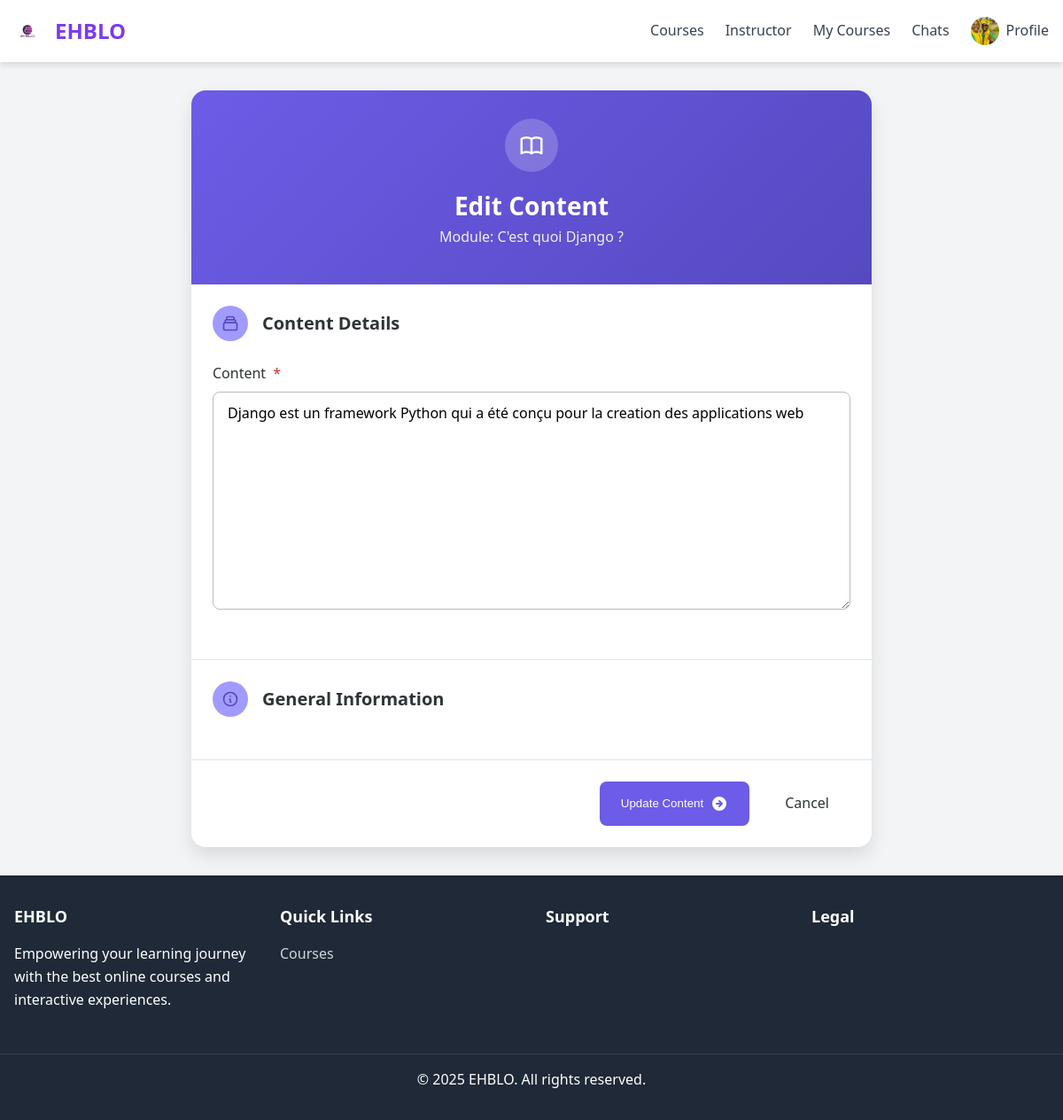
Page /courses/7/content/6/edit/textcontent/ (signed in) on the committed database.
### users/models.py (models this page shows, shortened)
class CustomUser(AbstractUser):
    USER_TYPE_CHOICES = (
        ('student', 'Student'),
        ('teacher', 'Teacher'),
        ('admin', 'Administrator'),
    )
    PEDAGOGIC_LEVEL_CHOICES = (
        ('primaire', 'Prinmaire'),
        ('secondaire', 'Secondaire'),
        ('universitaire', 'Universitaire'),
        ('personnel', 'Personnel'),
    )
    GENDER_CHOICES = (
        ('M', 'Male'),
        ('F', 'Female'),
        ('O', 'Other'),
    )
    user_type = models.CharField(max_length=20, choices=USER_TYPE_CHOICES, default='student')
    pedagogic_level = models.CharField(max_length=20, choices=PEDAGOGIC_LEVEL_CHOICES)
    bio = models.TextField(blank=True)
    profile_picture = models.ImageField(upload_to='profile_pics/', blank=True)
    phone_number = models.CharField(max_length=20, blank=True)
    country = models.CharField(max_length=100, blank=True)
    interests = models.ManyToManyField(Subject, blank=True)
    gender = models.CharField(max_length=1, choices=GENDER_CHOICES, blank=True)
    birth_date = models.DateField(null=True, blank=True)

### courses/models.py (models this page shows, shortened)
class Module(models.Model):
    course = models.ForeignKey(Course,
                               on_delete=models.CASCADE,
                               related_name='modules')
    title = models.CharField(max_length=250)
    description = models.TextField(blank=True)
    order = models.PositiveIntegerField(default=0, blank=True, null=True)
    class Meta:
        ordering = ('order',)
        unique_together = ('course', 'title')

class TextContent(models.Model):
    content = models.TextField()
    class Meta:
        verbose_name_plural = "Text Contents"

### courses/views.py (the view, shortened to what this page needs)
# urls.py: path('<int:module_id>/content/<int:pk>/edit/<str:model_name>/', views.ContentCreateUpdateView.as_view(), name='module_content_update'),
class ContentCreateUpdateView(LoginRequiredMixin, InstructorRequiredMixin, View):
    template_name = 'courses/content_form.html'
    def get_content_model(self, model_name):
        try:
            return apps.get_model('courses', model_name.capitalize())
        except LookupError:
            raise Http404(f"Content type '{model_name}' not found.")
    def get_content_form(self, model_name, *args, **kwargs):
        content_model = self.get_content_model(model_name)
        if content_model == TextContent:
            return TextContentForm(*args, **kwargs)
        elif content_model == VideoContent:
            return VideoContentForm(*args, **kwargs)
        elif content_model == ImageContent:
            return ImageContentForm(*args, **kwargs)
        elif content_model == FileContent:
            return FileContentForm(*args, **kwargs)
        return None # Should not happen if model_name is valid
    def get_object(self, content_id):
        return get_object_or_404(Content, id=content_id)
    def get(self, request, module_id, model_name, pk=None): # pk is for content_id
        module = get_object_or_404(Module, id=module_id, course__instructor=request.user)
        content_item = None
        form = None
        content_obj = None
        if pk: # If updating existing content
            content_obj = self.get_object(pk)
            if content_obj.module != module:
                raise Http404("Content does not belong to this module.")
            content_item = content_obj.item # Get the actual TextContent, VideoContent etc. object
            form = self.get_content_form(model_name, instance=content_item)
            content_meta_form = ContentForm(instance=content_obj) # Form for general Content model fields
        else: # If creating new content
            form = self.get_content_form(model_name)
            content_meta_form = ContentForm()
        if form is None:
            raise Http404(f"Invalid content type: {model_name}")
        context = {
            'module': module,
            'form': form,
            'content_meta_form': content_meta_form,
            'model_name': model_name,
            'content_obj': content_obj, # The Content instance
        }
        return render(request, self.template_name, context)

### courses/forms.py
class TextContentForm(forms.ModelForm):
    class Meta:
        model = TextContent
        fields = ['content']
        widgets = {
            'content': forms.Textarea(attrs={'rows': 10, 'class': 'w-full p-2 border border-gray-300 rounded-md focus:ring-purple-500 focus:border-purple-500'}),
        }

class ContentForm(forms.ModelForm):
    class Meta:
        model = Content
        fields = ['title', 'order']
        widgets = {
            'title': forms.TextInput(attrs={'class': 'w-full p-2 border border-gray-300 rounded-md focus:ring-purple-500 focus:border-purple-500'}),
            'order': forms.NumberInput(attrs={'min': 0, 'class': 'w-full p-2 border border-gray-300 rounded-md focus:ring-purple-500 focus:border-purple-500'}),
        }

### courses/views.py (called while the page is built)
    def test_func(self):
        return self.request.user.is_authenticated and self.request.user.user_type == 'instructor'

### courses/templates/courses/content_form.html (shortened to what this page needs)
{% extends "base.html" %}
{% load static %}
{% block content %}
<div class="form-container">
    <div class="form-card animated fadeIn">
        <div class="form-header">
            <div class="form-icon pulse">
            </div>
            <h2 class="form-title slideInDown">
                {% if content_obj %}Edit Content{% else %}Add {{ model_name|title }} Content{% endif %}
                <span>Module: {{ module.title }}</span>
            </h2>
        </div>
        <form method="post" enctype="multipart/form-data" class="content-form">
            <div class="form-section slideInRight">
                <div class="section-header">
                    <div class="section-icon">
                        <svg viewBox="0 0 24 24" fill="none" stroke="currentColor">
                            <path stroke-linecap="round" stroke-linejoin="round" stroke-width="2" d="M19 11H5m14 0a2 2 0 012 2v6a2 2 0 01-2 2H5a2 2 0 01-2-2v-6a2 2 0 012-2m14 0V9a2 2 0 00-2-2M5 11V9a2 2 0 012-2m0 0V5a2 2 0 012-2h6a2 2 0 012 2v2M7 7h10"></path>
                        </svg>
                    </div>
                    <h3>Content Details</h3>
                </div>
                {% for field in form %}
                <div class="form-group">
                    <label for="{{ field.id_for_label }}">
                        {{ field.label }}
                        {% if field.field.required %}<span class="required">*</span>{% endif %}
                    </label>
                    {% if field.name == 'image' or field.name == 'file' %}
                    <div class="file-upload-wrapper" data-type="{{ field.name }}">
                        {{ field }}
                        <div class="file-upload-area">
                            <svg class="upload-icon" viewBox="0 0 24 24" fill="none" stroke="currentColor">
                                <path stroke-linecap="round" stroke-linejoin="round" stroke-width="2" d="M7 16a4 4 0 01-.88-7.903A5 5 0 1115.9 6L16 6a5 5 0 011 9.9M15 13l-3-3m0 0l-3 3m3-3v12"></path>
                            </svg>
                            <p>Drag & drop your file here or click to browse</p>
                            <small>Max file size: 10MB</small>
                        </div>
                        <div class="file-preview"></div>
                    </div>
                    {% else %}
                        {{ field }}
                    {% endif %}
                </div>
                {% endfor %}
            </div>
            <div class="form-section slideInLeft">
                <div class="section-header">
                    <div class="section-icon">
                        <svg viewBox="0 0 24 24" fill="none" stroke="currentColor">
                            <path stroke-linecap="round" stroke-linejoin="round" stroke-width="2" d="M13 16h-1v-4h-1m1-4h.01M21 12a9 9 0 11-18 0 9 9 0 0118 0z"></path>
                        </svg>
                    </div>
                    <h3>General Information</h3>
                </div>
            </div>
            <div class="form-actions">
                <button type="submit" class="submit-btn pulse-on-hover">
                    {% if content_obj %}Update Content{% else %}Add Content{% endif %}
                    <svg viewBox="0 0 20 20" fill="currentColor">
                        <path fill-rule="evenodd" d="M10 18a8 8 0 100-16 8 8 0 000 16zm3.707-8.707l-3-3a1 1 0 00-1.414 1.414L10.586 9H7a1 1 0 100 2h3.586l-1.293 1.293a1 1 0 101.414 1.414l3-3a1 1 0 000-1.414z" clip-rule="evenodd"></path>
                    </svg>
                </button>
                <a href="{% url 'course_detail' module.course.pk module.course.slug %}" class="cancel-btn">
                    Cancel
                </a>
            </div>
        </form>
    </div>
</div>
{% endblock %}

### templates/base.html (shortened to what this page needs)
<!DOCTYPE html>
<html lang="en">
<head>
    <link rel="stylesheet" href="https://cdnjs.cloudflare.com/ajax/libs/font-awesome/6.0.0/css/all.min.css">
</head>
<body>
    <nav class="desktop-nav">
        <div class="logo-container">
            <img src="/static/images/logo.png" alt="EHBLO Logo" class="logo-img">
            EHBLO
        </div>
        <div class="nav-links">
            <a href="/" class="nav-link">Courses</a>
            {% if user.is_authenticated %}
                {% if user.user_type == 'instructor' %}
                    <a href="{% url 'instructor_dashboard' %}" class="nav-link">Instructor</a>
                {% endif %}
                <a href="{% url 'my_courses' %}" class="nav-link">My Courses</a>
                <a href="{% url 'my_chats' %}" class="nav-link">Chats</a>
                <div class="profile-container">
                    <div class="profile-toggle">
                        {% if user.profile_picture %}
                            <img src="{{ user.profile_picture.url }}" alt="Profile" class="profile-img">
                        {% else %}
                            <div class="profile-default">U</div>
                        {% endif %}
                        <span>Profile</span>
                    </div>
                </div>
            {% else %}
                <a href="{% url 'login' %}" class="nav-link">Login</a>
                <a href="{% url 'signup' %}" class="btn btn-primary">Sign Up</a>
            {% endif %}
        </div>
    </nav>
    <main class="container">
        {% block content %}
        {% endblock %}
    </main>
    <footer>
        <div class="footer-grid">
            <div class="footer-section">
                <h3>EHBLO</h3>
                <p>Empowering your learning journey with the best online courses and interactive experiences.</p>
            </div>
            <div class="footer-section">
                <h3>Quick Links</h3>
                <ul class="footer-links">
                    <li><a href="{% url 'my_courses' %}">Courses</a></li>
                </ul>
            </div>
            <div class="footer-section">
                <h3>Support</h3>
            </div>
            <div class="footer-section">
                <h3>Legal</h3>
            </div>
        </div>
        <div class="footer-copyright">
            <p>&copy; {% now "Y" %} EHBLO. All rights reserved.</p>
        </div>
    </footer>
</body>
</html>

### templates/base.html (style rules this page uses)
:root { --primary-color: #7c3aed; --primary-hover: #6d28d9; --secondary-color: #f3f4f6; --text-color: #374151; --text-light: #6b7280; --white: #ffffff; --danger: #dc2626; --danger-hover: #b91c1c; --success: #10b981; --warning: #f59e0b; --info: #3b82f6; --shadow: 0 4px 6px rgba(0, 0, 0, 0.1); --shadow-md: 0 6px 12px rgba(0, 0, 0, 0.15); --rounded: 0.5rem; --rounded-full: 9999px; }
* { margin: 0; padding: 0; box-sizing: border-box; }
body { font-family: 'Segoe UI', Tahoma, Geneva, Verdana, sans-serif; color: var(--text-color); background-color: var(--secondary-color); display: flex; flex-direction: column; min-height: 100vh; line-height: 1.6; }
a { text-decoration: none; color: inherit; }
img { max-width: 100%; height: auto; }
.container { width: 100%; max-width: 1200px; margin: 0 auto; padding: 0 1rem; }
.desktop-nav { display: none; background-color: var(--white); box-shadow: var(--shadow); padding: 1rem; justify-content: space-between; align-items: center; }
.logo-container { display: flex; align-items: center; font-size: 1.5rem; font-weight: bold; color: var(--primary-color); }
.logo-img { height: 30px; width: 30px; margin-right: 1rem; }
.nav-links { display: flex; gap: 1.5rem; align-items: center; }
.nav-link { color: var(--text-color); transition: color 0.3s; }
.profile-container { position: relative; }
.profile-toggle { display: flex; align-items: center; gap: 0.5rem; cursor: pointer; }
.profile-img { width: 32px; height: 32px; border-radius: var(--rounded-full); object-fit: cover; }
main { flex: 1; margin-bottom: 80px; padding: 2rem 0; }
footer { background-color: #1f2937; color: var(--white); padding: 2rem 0; }
.footer-grid { display: grid; grid-template-columns: repeat(1, 1fr); gap: 2rem; padding: 0 1rem; }
.footer-section h3 { font-size: 1.125rem; font-weight: 600; margin-bottom: 1rem; }
.footer-section p { margin-bottom: 1rem; }
.footer-links { list-style: none; }
.footer-links li { margin-bottom: 0.5rem; }
.footer-links a { color: #d1d5db; transition: color 0.3s; }
.footer-copyright { text-align: center; margin-top: 2rem; padding-top: 1rem; border-top: 1px solid #374151; }
@media (min-width: 768px) { .desktop-nav { display: flex; } }
@media (min-width: 768px) { .footer-grid { grid-template-columns: repeat(4, 1fr); max-width: 1200px; margin: 0 auto; } }
@media (min-width: 768px) { main { margin-bottom: 0; } }

### rows in the picture
CustomUser: profile_picture (picture)
Module: title "C'est quoi Django ?"
TextContent: form "Django est un framework Python qui a été conçu pour la creation des applications web"

### other values in the picture
{{ field.label }} "Content"
